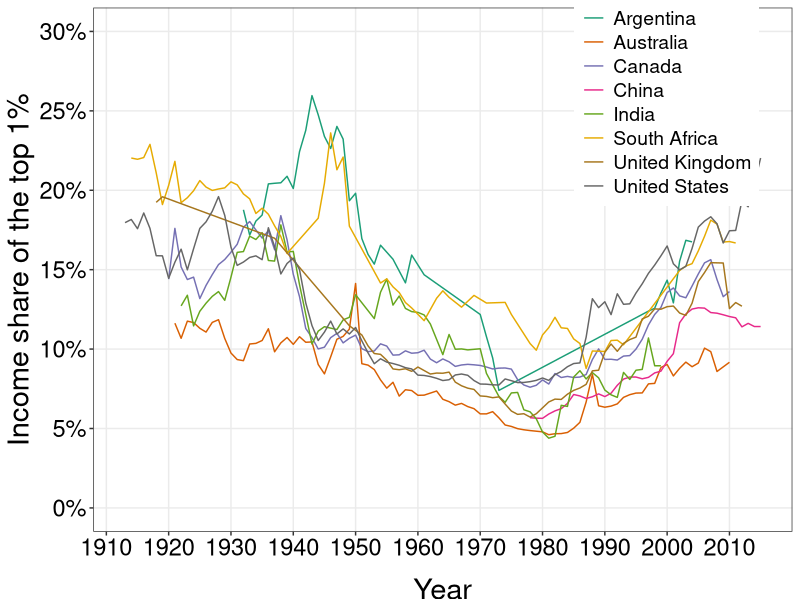
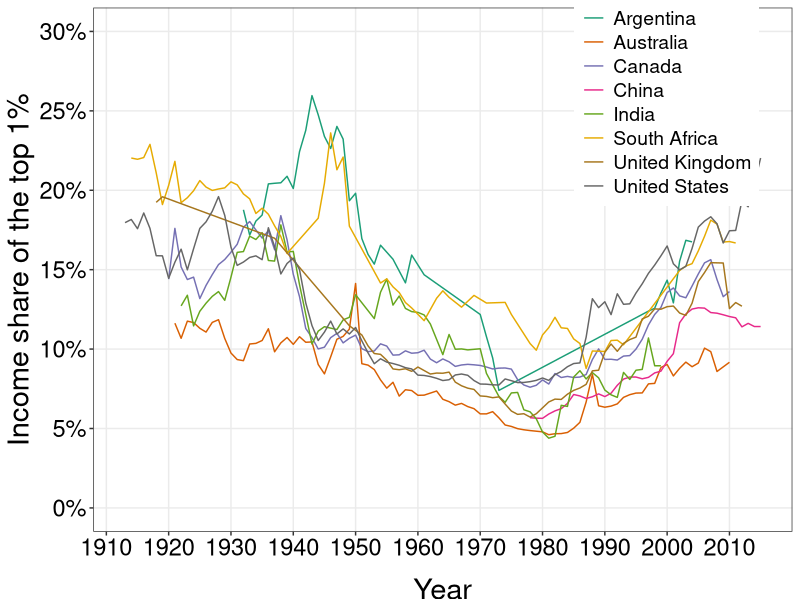

R code for these plots, in order:
require(shape)
library(tidyverse)
library(lubridate)
library(openxlsx)
library(readxl)

income_share <- read_excel("capitalism/income_share.xlsx")

COL <- c("#7fc97f", "#beaed4", "#fdc086", "#ffff99", "#386cb0", "#f0027f", "#bf5b17", "#666666")
COLA <- c("#e0f3db", "#99d8c9","#66c2a4","#41ae76", "#238b45", "#005824", "#f0027f")
COLB <- c("#c6dbef", "#4eb3d3", "#2b8cbe", "#0868ac","#084081", "#9e9ac8","#f0027f")
COLC <- c("#fcfbfd", "#efedf5", "#dadaeb", "#bcbddc", "#9e9ac8", "#807dba", "#6a51a3", "#54278f", "#3f007d")
COLD <- c("#DA3030","#41ae76","#F7DE04", "#4eb3d3","#AE82FF","#386cb0","#F48318","#FA328A", "#DA3030")

#Cleaning the wealth share data. Source: CORE
income_share_gathered <- income_share %>% 
  gather(Country, income_share, c("Australia", "Argentina", "Canada", "China", "India", "South Africa", "United Kingdom", "United States") )

income_share1 <- income_share_gathered[-c(1, 105, 209, 313, 417, 521, 625, 729), ]

income_share2 <- income_share1 %>%
  mutate(Year = ifelse(Country == "Australia", ...1, ifelse(Country == "Argentina", ...3, ifelse(Country == "Canada", ...5, ifelse(Country == "China", ...7, ifelse(Country == "India", ...9, ifelse(Country == "South Africa", ...11, ifelse(Country == "United Kingdom", ...13, ifelse(Country == "United States", ...15, NA)))))))))

income_share2$income_share = as.numeric(as.character(income_share2$income_share))

income_share3 <- income_share2 %>%
  select(-c("...1", "...3", "...5", "...7", "...9", "...11", "...13", "...15")) %>%
  filter(!is.na(income_share)) %>%
  mutate(income_share_decimal = (income_share)/100)

#Plotting the data
income_share_plot <- ggplot(income_share3, aes(x = Year, y = income_share_decimal, group = Country, color = Country)) +
  geom_line() +
  ylab("Income share of the top 1%") +
  scale_y_continuous(breaks = seq(0, 0.3, by = 0.05), labels = scales::percent_format(accuracy = 1), limits = c(0,0.3)) +
  scale_x_continuous(breaks = seq(1910, 2015, by = 10)) +
  scale_color_brewer(palette = "Dark2") +
  theme_bw() +
  theme(panel.grid.minor = element_blank(),
        legend.position = c(0.82, 0.82),
        legend.title = element_blank(),
        axis.title.y = element_text(size = 21, vjust = 1),
        axis.title.x = element_text(size = 21, vjust = -1),
        legend.text = element_text(size = 14),
        axis.text.x = element_text(size = 17, angle = 0, color = "black"),
        axis.text.y = element_text(size = 17, color = "black")
        ) 

print(income_share_plot)

#Save plot to PDF
ggsave(income_share_plot, filename = "income_share_top_1percent.pdf",
       path = "capitalism",
       width = 9, height = 7, units = "in")
